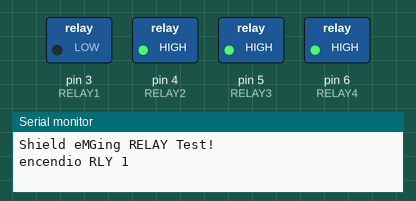
The sketch below on a simulated Arduino Uno, built with avr-gcc and run on an emulated ATmega328P. On the bench: switched loads named in the sketch (green lamp = pin HIGH), the last lines printed to the serial monitor.

Above: at 0.1 s.
At 4.1 s:
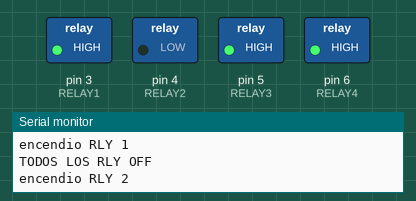
At 8.1 s:
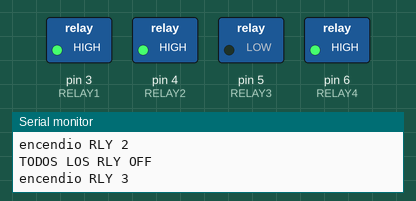
At 12.1 s:
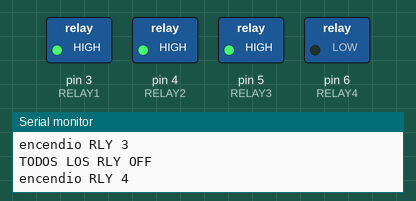
At 16.1 s:
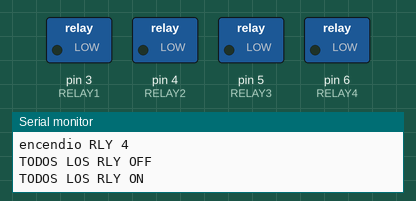
At 38.1 s:
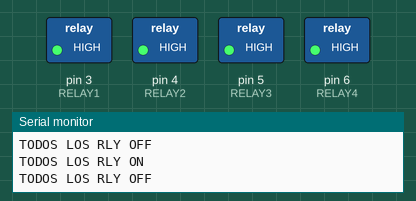
Timing chart, 0 to 39.6 s (numbered marks = the images above):
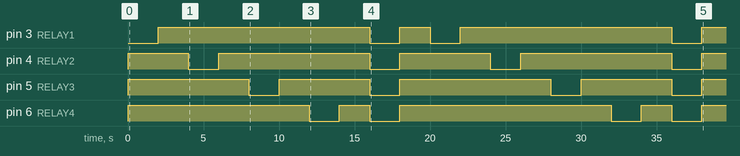

The sketch:

Shield_eMGing_Relay_test.ino
```cpp
/*
  Proyecto de prueba eMGing para test de Shield eMGing Relay

  Varia uno por uno los Relays para testeo y luego enciende todos juntos.

 Nota:
 Estan seleccionados por default los JUMPERS para los pines 3,4,5 y 6 por lo
 que de necesitar cambiarlo, hacerlo en la designación ( #define ) abajo.

 consultas: info@eMGing.com.ar
 web: www.eMGing.com.ar
 FB: @eMGing.com.ar
 Youtube: https://goo.gl/5QtmC8

*/

#define RELAY1 3     //3 ó 10
#define RELAY2 4     //4 ó 11
#define RELAY3 5     //5 ó 12
#define RELAY4 6     //6 ó 13


// the setup function runs once when you press reset or power the board
void setup() {
  // initialize digital pin LED_BUILTIN as an output.
  pinMode(RELAY1, OUTPUT);
  pinMode(RELAY2, OUTPUT);
  pinMode(RELAY3, OUTPUT);
  pinMode(RELAY4, OUTPUT);

  while (!Serial);
  Serial.begin(115200);
  Serial.println("Shield eMGing RELAY Test!");
}

// the loop function runs over and over again forever
void loop() {
  digitalWrite(RELAY1, LOW);   // turn the LED on (LOW is the voltage level)
  digitalWrite(RELAY2, HIGH);
  digitalWrite(RELAY3, HIGH);
  digitalWrite(RELAY4, HIGH);
  Serial.println(F("encendio RLY 1" ));
  delay(2000);                       // wait for a second

  digitalWrite(RELAY1, HIGH);
  Serial.println(F("TODOS LOS RLY OFF" ));
  delay(2000);

  digitalWrite(RELAY2, LOW);
  Serial.println(F("encendio RLY 2" ));
  delay(2000);

  digitalWrite(RELAY2, HIGH);
  Serial.println(F("TODOS LOS RLY OFF" ));
  delay(2000);

  digitalWrite(RELAY3, LOW);
  Serial.println(F("encendio RLY 3" ));
  delay(2000);

  digitalWrite(RELAY3, HIGH);
  Serial.println(F("TODOS LOS RLY OFF" ));
  delay(2000);

  digitalWrite(RELAY4, LOW);
  Serial.println(F("encendio RLY 4" ));
  delay(2000);

  digitalWrite(RELAY4, HIGH);
  Serial.println(F("TODOS LOS RLY OFF" ));
  delay(2000);

  digitalWrite(RELAY1, LOW);
  digitalWrite(RELAY2, LOW);
  digitalWrite(RELAY3, LOW);
  digitalWrite(RELAY4, LOW);
  Serial.println(F("TODOS LOS RLY ON" ));
  delay(2000);

  // turn the LED off by making the voltage HIGH
  digitalWrite(RELAY1, HIGH);
  digitalWrite(RELAY2, HIGH);
  digitalWrite(RELAY3, HIGH);
  digitalWrite(RELAY4, HIGH);
  Serial.println(F("TODOS LOS RLY OFF" ));
  delay(2000);
}
```

Measured:
- by itself, pin 3 (RELAY1): goes HIGH 14.0 s, LOW 2.0 s, HIGH 2.0 s, LOW 2.0 s, HIGH 14.0 s, LOW 2.0 s, then HIGH
- by itself, pin 4 (RELAY2): LOW → HIGH at 0.00 s, → LOW 4.0 s later, → HIGH 2.0 s later, → LOW 10.0 s later, … (9 changes in this stretch)
- by itself, pin 5 (RELAY3): LOW → HIGH at 0.00 s, → LOW 8.0 s later, → HIGH 2.0 s later, → LOW 6.0 s later, … (9 changes in this stretch)
- by itself, pin 6 (RELAY4): LOW → HIGH at 0.00 s, → LOW 12.0 s later, → HIGH 2.0 s later, → LOW 2.0 s later, … (9 changes in this stretch)
